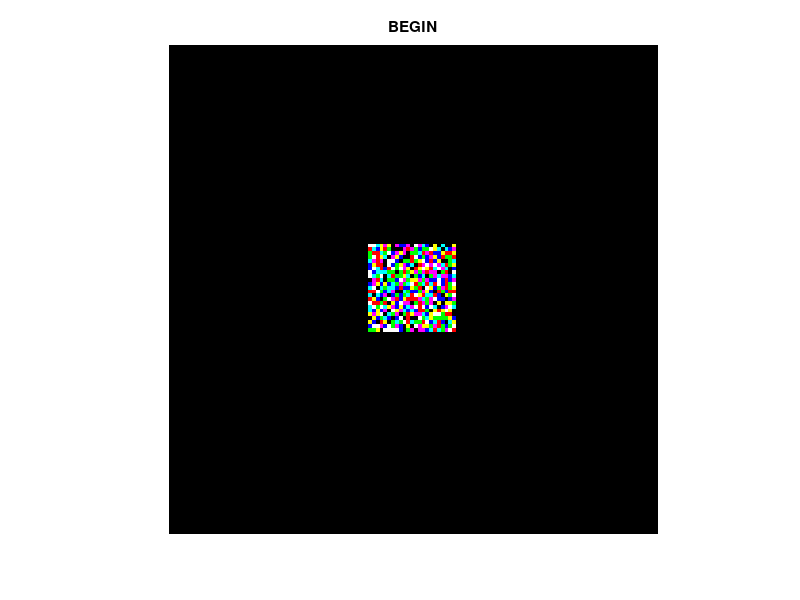

Write MATLAB code to recreate this figure. (Note: this script raises an error after producing the figure.)
%% START

GAME_MODE = 'Max6';%'RandomMotion_directed';
ITERATIONS = 500;
cmap = gray;%turbo;

pause_period = 0.01;

n = 128;

im = zeros(n);

nh = round(n/2);

stbx = round(n/12); % size of half the start box

% im(nh-2:nh+2, nh-2:nh+2) = [0,0,1,1,0;
%                             1,1,0,1,0;
%                             0,0,0,1,0;
%                             0,1,0,1,1;
%                             0,0,1,0,1];

% im(nh-2:nh+2, nh-2:nh+2) = [1,1,0,0,0;
%                             1,1,0,0,0;
%                             0,0,0,0,0;
%                             0,0,0,0,1;
%                             0,0,0,1,1];

USE_RGB = 1;
if USE_RGB 
    for color = 1:3
        im(nh-stbx:nh+stbx, nh-stbx:nh+stbx, color) = round(rand((2*stbx)+1));
    end
else
    im(nh-stbx:nh+stbx, nh-stbx:nh+stbx) = round(rand((2*stbx)+1));
end

rows = size(im,1);
cols = size(im,2);

% Create Figure
fig1 = figure('Name', "Conway's Game of Life", 'WindowState','maximized');
ax1 = axes(fig1);
imshow(im, 'Parent',ax1);
title(ax1, "Starting in 3 seconds ...");
pause(2);
title(ax1, "BEGIN");
pause(1);

%% LOOP

if strcmpi(GAME_MODE, 'Conway')
    % Conway's Game of Life
    for i = 1:ITERATIONS
        im_n = im;
        for r = 2:rows-1
	        for c = 2:cols-1
		        nbhd = im(r-1:r+1, c-1:c+1);
                nbhd(2,2) = 0;
		        if im(r,c) == 1
			        if ~((nnz(nbhd) == 2) || (nnz(nbhd) == 3))
				        im_n(r,c) = 0;
                    end
		        elseif im(r,c) == 0
			        if nnz(nbhd) == 3
				        im_n(r,c) = 1;
                    end
                end
	        end
        end
        im = im_n;
    
        % Show New Turn
        imshow(im, 'Parent',ax1);
        title(sprintf("Frame #%i", i));
        pause(pause_period);
    end


elseif strcmpi(GAME_MODE, 'Max1')
    % Max's Test

    im_n = im;
    for i = 1:ITERATIONS
        for r = 2:rows-1
	        for c = 2:cols-1
		        nbhd = im(r-1:r+1, c-1:c+1);
                nbhd(2,2) = 0;
                s = sum(nbhd,"all");
                nz = nnz(nbhd);
                if im(r,c) == 0
                    if nz > 2
                        if rand > 0.5
		                    im_n(r,c) = 0.2 + (0.1*s);
                        end
                    end
                elseif (im(r,c) <= 1) && (im(r,c) >= 0.7)
                    if s < 3.5
                        im_n(r,c) = 0;
                    end
                elseif (im(r,c) > 0.45) && (im(r,c) <= 0.65)
                    im_n(r,c) = 1;
                    
                end
	        end
        end
        im = im_n;
        % Show New Turn
        imshow(im, 'Parent',ax1, 'Colormap',cmap);
        title(sprintf("Frame #%i", i));
        pause(pause_period);
    end

elseif strcmpi(GAME_MODE, 'Max2')
    % Max's Test

    im_n = im;
    s1 = sign(rand-0.5); s2 = sign(rand-0.5);
    s3 = sign(rand-0.5); s4 = sign(rand-0.5);
    s5 = sign(rand-0.5); s6 = sign(rand-0.5);
    for i = 1:ITERATIONS
        for r = 2:rows-1
	        for c = 2:cols-1
		        nbhd = im(r-1:r+1, c-1:c+1);
                nbhd(2,2) = 0;
                s = sum(nbhd,"all");
                nz = nnz(nbhd);
                
                if im(r,c) < 1
                    if round(rand)
                        if round(rand)
                            a = round(rand);
                            s3 = sign(rand-0.5) * a;
                            s4 = sign(rand-0.5) * (~a);
                        else
                            s3 = sign(rand-0.5);
                            s4 = sign(rand-0.5);
                        end
                    end
                    im_n(r+s3,c+s4) = im_n(r+s3,c+s4)*1.1;
                    % clip
                    if im_n(r+s1,c+s2) > 1
                        im_n(r+s1,c+s2) = 1;
                    end
                elseif im(r,c) == 1
                    if round(rand)
                        if round(rand)
                            a = round(rand);
                            s5 = sign(rand-0.5) * a;
                            s6 = sign(rand-0.5) * (~a);
                        else
                            s5 = sign(rand-0.5);
                            s6 = sign(rand-0.5);
                        end
                    end
                    if im(r+s5,c+s6) < 1
                        im_n(r+s5,c+s6) = im_n(r+s5,c+s6) + (rand/4);
                        if im_n(r+s5,c+s6) > 1
                            im_n(r+s5,c+s6) = 1;
                        end
                    end

                    if nz > 3
                        if round(rand)
                            if round(rand)
                                a1 = round(rand);
                                s1 = sign(rand-0.5) * a1;
                                s2 = sign(rand-0.5) * (~a1);
                            else
                                s1 = sign(rand-0.5);
                                s2 = sign(rand-0.5);
                            end
                        end

                        if rand < 0.025
                            if round(rand)
                                im_n(r-1:r+1,c-1:c+1) = rand/10;
                            else
                                im_n(r-s1:r+s1,c-s2:c+s2) = 0;
                            end
                        else
                            im_n(r+s1,c+s2) = im_n(r+s1,c+s2)*0.7;
                        end
                    end
                end
	        end
        end
        im = im_n;
        % Show New Turn
        imshow(im, 'Parent',ax1, 'Colormap',cmap);
        title(sprintf("Frame #%i", i));
        pause(pause_period);
    end

elseif strcmpi(GAME_MODE, 'Max3')
    % Max's Test

    im_n = im;
    for i = 1:ITERATIONS
        for r = 4:rows-3
	        for c = 4:cols-3
		        nbhd = im(r-1:r+1, c-1:c+1);
                nbhd(2,2) = 0;
                s = sum(nbhd,"all");
                nz = nnz(nbhd);
                
                if  ((nz >= 3) && (nz < 7) || ((s<6.5) && (s>6)))
                    
                    im_n(r,c) = (im(r,c) + 0.1) * 1.9;
                    % Clip
                    if im_n(r,c) > 1
                        im_n(r,c) = 1;
                    end
                    if rand > 0.3
                        r_new = r + randi([-3,3]);
                        c_new = c + randi([-3,3]);
                        new_val = (im(r_new,c_new) + 0.1) * 5;

                        % Clip
                        if new_val > 1
                            new_val = 1;
                        elseif new_val < 0
                            new_val = 0;
                        end
                        im_n(r_new, c_new) = new_val;
                    end


                else
                    im_n(r,c) = (im(r,c)) * 0.9;
                    % Clip
                    if im_n(r,c) < 0 
                        im_n(r,c) = 0;
                    end
                end

	        end
        end
        im = im_n;
        % Show New Turn
        imshow(im, 'Parent',ax1, 'Colormap',cmap);
        title(sprintf("Frame #%i", i));
        pause(pause_period);
    end

elseif strcmpi(GAME_MODE, 'Max3_RGB')
    % Max's Test

    im_n = repmat(im,1,1,3);
    for i = 1:ITERATIONS
        for rgb = 1:3
            for r = 4:rows-3
	            for c = 4:cols-3
		            nbhd = im(r-1:r+1, c-1:c+1);
                    nbhd(2,2) = 0;
                    s = sum(nbhd,"all");
                    nz = nnz(nbhd);
                    
                    if  ((nz >= 3) && (nz < 7) || ((s<6.5) && (s>6)))
                        
                        im_n(r,c,rgb) = (im(r,c) + 0.1) * 1.9;
                        % Clip
                        if im_n(r,c,rgb) > 1
                            im_n(r,c,rgb) = 1;
                        end
                        if rand > 0.3
                            r_new = r + randi([-3,3]);
                            c_new = c + randi([-3,3]);
                            new_val = (im(r_new,c_new) + 0.1) * 5;
    
                            % Clip
                            if new_val > 1
                                new_val = 1;
                            elseif new_val < 0
                                new_val = 0;
                            end
                            im_n(r_new, c_new,rgb) = new_val;
                        end
    
    
                    else
                        im_n(r,c,rgb) = (im(r,c)) * 0.9;
                        % Clip
                        if im_n(r,c,rgb) < 0 
                            im_n(r,c,rgb) = 0;
                        end
                    end
    
	            end
            end
            im(:,:,rgb) = im_n(:,:,rgb);
            
        end
        % Show New Turn
        imshow(im, 'Parent',ax1, 'Colormap',cmap);
        title(sprintf("Frame #%i", i));
        pause(pause_period);
    end

elseif strcmpi(GAME_MODE, 'RandomMotion')
    % Max's Test

    im_n = im;
    for i = 1:ITERATIONS
        for r = 2:rows-1
	        for c = 2:cols-1
                if im(r,c) == 1
                    im_n(r,c) = 0;
                    r_new = r + randi([-1,1]);
                    c_new = c + randi([-1,1]);
                    im_n(r_new,c_new) = 1;
                end
	        end
        end
        im = im_n;
        % Show New Turn
        imshow(im, 'Parent',ax1);
        title(sprintf("Frame #%i", i));
        pause(pause_period);
    end

elseif strcmpi(GAME_MODE, 'RandomMotion_directed')
    % Max's Test
    
    tail = 0.95;
    im_rgb = repmat(im,1,1,3);
    im_n = im;
    dr = randi([-1,1]);
    dc = randi([-1,1]);
    d_buff = zeros(5,2);
    frac_buff = (1:5) .^(-2);
    for i = 1:ITERATIONS
        for rgb = 1:3
            im_n = im_rgb(:,:,rgb);
            for r = 2:rows-1
	            for c = 2:cols-1
    
                    if im_rgb(r,c,rgb) == 1
                        im_n(r,c) = tail;
                        % Recompute Direction
                        dr_new = randi([-1,1]);
                        dc_new = randi([-1,1]);
                        d_buff(2:end) = d_buff(1:end-1); % shift buffer
                        d_buff(1,:) = [dr_new,dc_new]; % add new direction
                        d = round(frac_buff * d_buff);
                        im_n(r+d(1),c+d(2)) = 1;
    
                    elseif im_n(r,c) < 1
                        im_n(r,c) = im_n(r,c) * tail;
                    end
    
	            end
            end
            im_rgb(:,:,rgb) = im_n;
        end
        
        % Show New Turn
        imshow(im_rgb, 'Parent',ax1);
        title(sprintf("Frame #%i", i));
        pause(pause_period);
    end


elseif strcmpi(GAME_MODE, 'Max4_RGB')
    % Max's Test

    % Create Kernel
    n_k = 3; % (this * 2) + 1 = kernel height & width
    X = meshgrid(-n_k:n_k);
    Y = X';
    XY = sqrt((X.^2) + (Y.^2)); % radial coordinate

    kernel = gauss_func(XY,1,0,2.5) - gauss_func(XY,1,0,1.5);
    kernel = kernel / sum(kernel,"all"); % normalize


    im_disp = im;
    im_n = zeros(size(im));
    for i = 1:ITERATIONS
        for r = n_k+1:rows-n_k
            for c = n_k+1:cols-n_k
	            nbhd = im_disp(r-n_k:r+n_k, c-n_k:c+n_k);
                nbhd(n_k+1,n_k+1) = 0; % point-in-question not counted
                
                x = sum(nbhd .* kernel, "all");
                
                if (x <= 0.505) && (x > 0.3)
                    im_n(r,c) = 1;
                else
                    im_n(r,c) = 0;
                end
            end
        end

        im_disp = im_n;
        
        % Show New Turn
        imshow(im_disp, 'Parent',ax1);
        title(sprintf("Frame #%i", i));
        pause(pause_period);
    end

elseif strcmpi(GAME_MODE, 'Max5_RGB')
    % Max's Test

    % Create Kernel
    n_k = 5; % (this * 2) + 1 = kernel height & width
    X = meshgrid(-n_k:n_k);
    Y = X';
    XY = sqrt((X.^2) + (Y.^2)); % radial coordinate

    kernel = gauss_func(XY,1,0,3) - gauss_func(XY,1,0,1);
    kernel = kernel / sum(kernel,"all"); % normalize

    min_bound = 0.16;
    max_bound = 0.885;
    bound_diff = max_bound - min_bound;


    im_disp = im;
    im_n = zeros(size(im));
    for i = 1:ITERATIONS
        for r = n_k+1:rows-n_k
            for c = n_k+1:cols-n_k
	            nbhd = im_disp(r-n_k:r+n_k, c-n_k:c+n_k);
                nbhd(n_k+1,n_k+1) = 0; % point-in-question not counted
                
                x = sum(nbhd .* kernel, "all");
                
                if (x <= max_bound) && (x > min_bound)
%                     im_n(r,c) = ((result-min_bound)*(1/bound_diff)) + min_bound;
                    im_n(r,c) = (-cos((bound_diff*pi*x)+(min_bound+(bound_diff/2)))+1) / 2;
                else
                    im_n(r,c) = 0;
                end
            end
        end

        im_disp = im_n;
        
        % Show New Turn
        imshow(im_disp, 'Parent',ax1);
        title(sprintf("Frame #%i", i));
        pause(pause_period);
    end


elseif strcmpi(GAME_MODE, 'Max6')
    % Max's Test

    % Create Kernel
    n_k = 2; % (this * 2) + 1 = kernel height & width
    X = meshgrid(-n_k:n_k);
    Y = X';
    XY = sqrt((X.^2) + (Y.^2)); % radial coordinate

    kernel = gauss_func(XY,1,0,3) - gauss_func(XY,1,0,1);
    kernel = kernel / sum(kernel,"all"); % normalize

    min_bound = 0.15;
    max_bound = 0.4;
    bound_diff = max_bound - min_bound;

    shx = min_bound; shy = 0.5; scale = 0.5;

    f1 = figure('Name', 'Stuff');
    subplot(2,3,1);
    imshow(kernel); title("Kernel");
    subplot(2,3,4);
    imshow(kernel,[]); title("Kernel (Range Normalized)");
    subplot(2,3,[2,3,5,6]);
    x = 0:0.01:1;
    y = ( ( -cos((1/(bound_diff*2))*2*pi*(x - shx)) ) * scale ) + shy;
    y(x < min_bound) = 0;
    plot(x, y);
    title("Decision Function"); xlabel("Kernel Sum"); ylabel("Pixel Output")




    im_disp = im;
    im_n = zeros(size(im));

    for i = 1:ITERATIONS
        for rgb = 1:3
            for r = n_k+1:rows-n_k
                for c = n_k+1:cols-n_k
	                nbhd = im_disp(r-n_k:r+n_k, c-n_k:c+n_k,rgb);
                    nbhd(n_k+1,n_k+1) = 0; % point-in-question not counted
                    
                    x = sum(nbhd .* kernel, "all");
                    
                    if (x < min_bound)
                        im_n(r,c,rgb) = 0;
                    else
                        y = ( ( -cos((1/(bound_diff*2))*2*pi*(x - shx)) ) * scale ) + shy;
                        im_n(r,c,rgb) = y;
                    end
                end
            end

            im_disp(:,:,rgb) = im_n(:,:,rgb);

        end

        % Show New Turn
        imshow(im_disp, 'Parent',ax1);
        title(ax1, sprintf("Frame #%i", i));
        pause(pause_period);
        
    end

elseif strcmpi(GAME_MODE, 'Fractal')
    % Max's Test

    % Create Kernel
    n_k = 2; % (this * 2) + 1 = kernel height & width
    X = meshgrid(-n_k:n_k);
    Y = X';
    XY = sqrt((X.^2) + (Y.^2)); % radial coordinate

    kernel = gauss_func(XY,1,0,3) - gauss_func(XY,1,0,1);
    kernel = kernel / sum(kernel,"all"); % normalize





    im_disp = im;
    im_n = zeros(size(im));

    for i = 1:ITERATIONS
        for rgb = 1:3
            for r = n_k+1:rows-n_k
                for c = n_k+1:cols-n_k
	                nbhd = im_disp(r-n_k:r+n_k, c-n_k:c+n_k,rgb);
                    nbhd(n_k+1,n_k+1) = 0; % point-in-question not counted
                    
                    x = sum(nbhd .* kernel, "all");
                    
%                     if (x < min_bound)
%                         im_n(r,c,rgb) = 0;
%                     else
%                         y = ( ( -cos((1/(bound_diff*2))*2*pi*(x - shx)) ) * scale ) + shy;
%                         im_n(r,c,rgb) = y;
%                     end
                end
            end

            im_disp(:,:,rgb) = im_n(:,:,rgb);

        end

        % Show New Turn
        imshow(im_disp, 'Parent',ax1);
        title(ax1, sprintf("Frame #%i", i));
        pause(pause_period);
        
    end


end


			